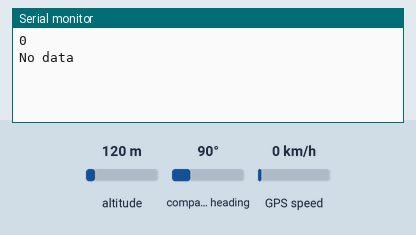
Bench run of a sketch on a simulated ESP32. On the bench: the last lines printed to the serial monitor. The test bench sets the inputs (shaded band); at power-on: altitude 120 m, GPS speed 0 km/h, compass heading 90°. The GPS gets a fix after 3 s at 37.7749, -122.4194 with 8 satellites.

Above: at 3.2 s.
3.3 s: altitude set to 20 m
At 4.6 s:
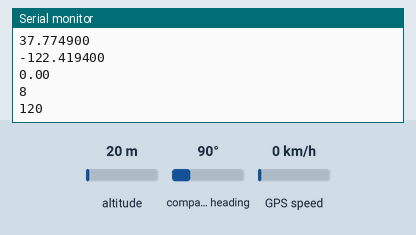
4.8 s: GPS speed set to 2 km/h
At 5.8 s:
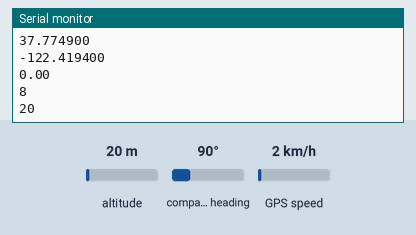
6.3 s: altitude set to 250 m
At 7.3 s:
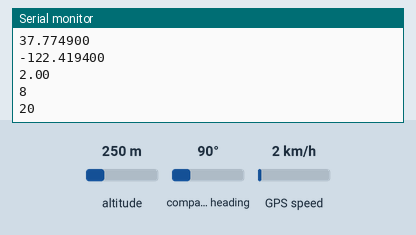
Timing chart, 0 to 9.3 s (numbered marks = the images above; inputs shaded):
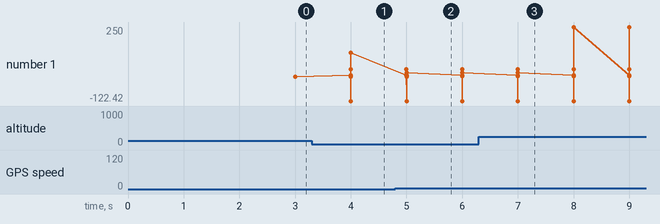

The sketch:

GPS_TEST_Neoblox6m.ino
```cpp
#include <TinyGPS++.h>

#define RXD2 16
#define TXD2 17
HardwareSerial neogps(1);

TinyGPSPlus gps;

void setup() {
  Serial.begin(115200);
  //Begin serial communication Arduino IDE (Serial Monitor)

  //Begin serial communication Neo6mGPS
  neogps.begin(9600, SERIAL_8N1, RXD2, TXD2);

  delay(2000);

}

void loop() {

  boolean newData = false;
  for (unsigned long start = millis(); millis() - start < 1000;){
    while (neogps.available()){
      if (gps.encode(neogps.read())){
        newData = true;
      }
    }
  }

  //If newData is true
  if(newData == true){
    newData = false;
    Serial.println(gps.satellites.value());
    print_speed();
  }

}

void print_speed()
{

  if (gps.location.isValid() == 1){

    Serial.println(gps.location.lat(), 6);
    Serial.println(gps.location.lng(), 6);
    Serial.println(gps.speed.kmph());
    Serial.println(gps.satellites.value());
    Serial.println(gps.altitude.meters(), 0);

  } else {
     Serial.println("No data");
  }

}
```

Measured:
- plotted number 1: 20 → 250 after the input at 6.3 s
